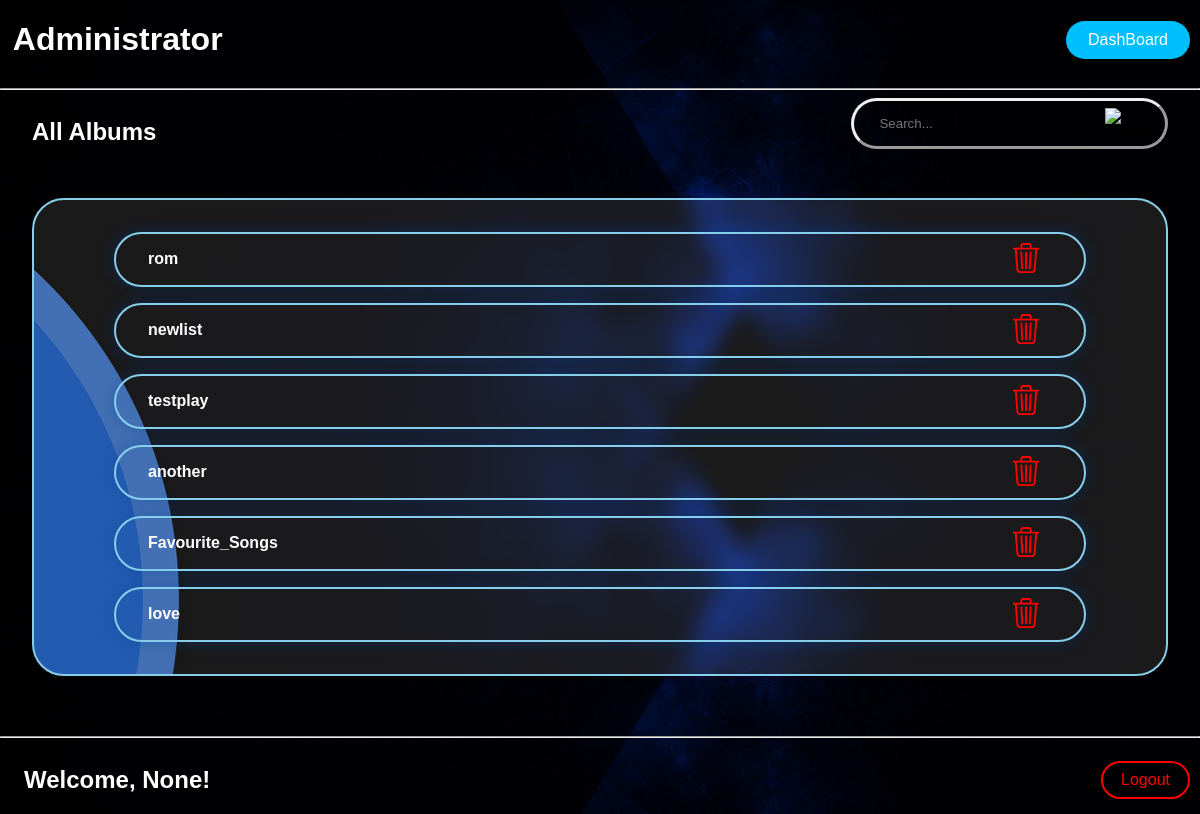
The app's page /admin_albums with its own data.
### tables this page shows
CREATE TABLE album(playlist_name text, sid text, user text);

### app.py (the view)
@app.route('/admin_albums', methods=['GET'])
def admin_albums():
    con=get_db_connection()
    cur=con.cursor()
    cur.execute("select playlist_name from album")
    abm_nm=cur.fetchall()
    con.close()
    return render_template('admin_albums.html', album_name=abm_nm, nm=session.get('name'))

### model.py (called while the page is built)
def get_db_connection():
    conn = sqlite3.connect('database.db')
    conn.row_factory = sqlite3.Row
    return conn

### templates/admin_albums.html (shortened to what this page needs)
<!DOCTYPE html>
<html lang="en">
<head>
    <link rel="stylesheet" href="{{ url_for('static', filename='style.css') }}">
</head>
<body>
    <header>
        <h1>Administrator</h1>
        <div class="button">
            <a id="button1" onclick="goBack()">DashBoard</a>
        </div>
    </header>
    <hr>
    <div class="admin_tracks">
        <div class="row1">
            <h2>All Albums</h2>
            <div class="sbox" >
                <form action="/app/search" method="post" autocomplete="off">
                    <input type="text" title="search" name="search" placeholder="Search..." required>
                    <button type="submit"><img src="{{ url_for('static', filename='search.svg') }}" alt="search"></button>
                </form>
            </div>
        </div>
    <div class="carddesign row">
        {% for album in album_name %}
            <div class="item" style="padding: 0.5em 2em;">
                <h4>{{album[0]}}</h4>
                <form action="{{ url_for('delete_album', abm=album[0]) }}" method="POST"><button type="submit" style="background: none;border:none;cursor: pointer;margin-right: 5px;"><img src="{{url_for('static', filename='delete.svg')}}" alt="del"></button></form>
            </div>
        {% endfor %}
    </div>
    <hr style="margin-top: 5%;">
    <header>
        <h2 style="margin-left: 1em;">Welcome, {{ nm }}!</h2>
        <a id="button2" href="{{ url_for('logout') }}" style="color: var(--danger);border: 2px solid var(--danger);">Logout</a>
    </header>
</body>
</html>

### static/style.css (style rules this page uses)
:root { --back-color:#121B25; --button-text-color:skyblue; --button-color:deepskyblue; --text-color:white; --danger:red; }
body { background-image: url(background.jpg); background-repeat: no-repeat; background-position: center; background-size: cover; font-family: Arial, sans-serif; min-height: 100vh; margin: 0; padding:0; }
h3,p,h1, h1 a,h2,h4,label { color: var(--text-color); }
.sbox { display:flex; border-radius: 2rem; border-style: outset; align-items: center; justify-content: space-between; width: auto; height: 45px; }
.sbox input { color: var(--text-color); padding: 0.94em; text-align: left; width: 100%; background: none; margin-left:1em; border: none; }
.sbox form { display: contents; }
.sbox button { background: none; border:none; border:none; cursor: pointer; padding: 1.5em; }
.carddesign { background: url(cardpattern.png) rgba(255, 255, 255,0.1); background-position: -51em -7em; background-repeat: no-repeat; backdrop-filter: blur(10px); }
#button1 { background-color: var(--button-color); color: var(--text-color); padding: 10px 22px; cursor: pointer; margin: 10px; border-radius: 2em; text-decoration: none; }
#button2 { color: var(--button-text-color); background: none; padding: 8px 18px; cursor: pointer; margin: 10px; border-radius: 2em; border: 2px solid var(--button-color); text-decoration: none; }
header { display: flex; align-items: center; justify-content: space-between; }
h1 { padding: 0 0.4em; }
.button { display: flex; align-items: center; justify-content: center; }
.admin_tracks .row1 { display: flex; justify-content: space-between; margin: 0 2em; }
.admin_tracks .row { border: 2px solid var(--button-text-color); border-radius: 2em; margin: 2em; padding: 1em; align-items: center; }
.admin_tracks .row .item { display: flex; color: var(--text-color); align-items: center; margin: 1em 4em; padding: 1.5em 2em; justify-content: space-between; box-shadow: 0 0 1em rgba(3, 62, 145, 0.4); border: 2px solid var(--button-text-color); border-radius: 2em; }
.admin_tracks .row .item h4 { margin:0 auto 0 0; }

### records on screen
album: playlist_name "rom"
album: playlist_name "newlist"
album: playlist_name "testplay"
album: playlist_name "another"
album: playlist_name "Favourite_Songs"
album: playlist_name "love"

### other values on screen
{{ nm }} "None"
